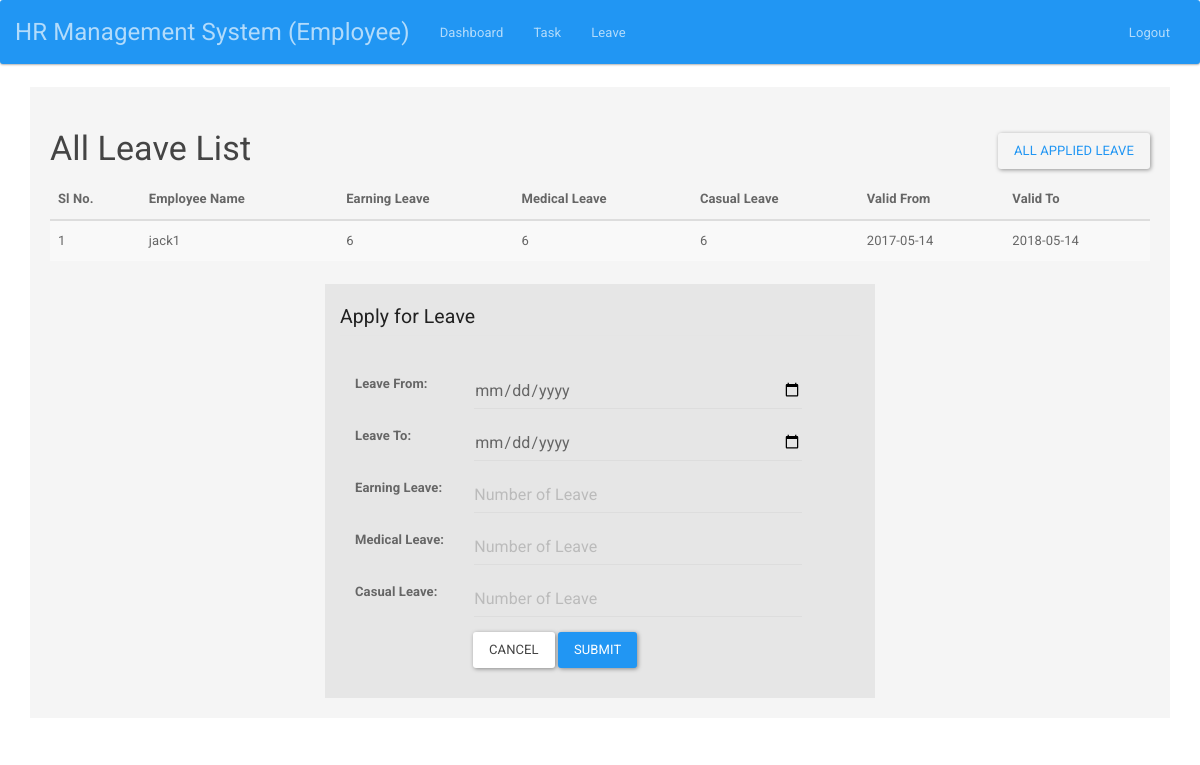
Page /employee/leave.php (signed in) on the committed database.
### tables this page shows
CREATE TABLE `assign_leave` (
  `l_id` int(255) NOT NULL,
  `v_from` varchar(1000) NOT NULL,
  `v_to` varchar(1000) NOT NULL,
  `e_leave` varchar(1000) NOT NULL,
  `m_leave` varchar(1000) NOT NULL,
  `c_leave` varchar(1000) NOT NULL,
  `assign_to` int(255) NOT NULL,
  `assign_by` varchar(1000) NOT NULL,
  `modified_date` timestamp NOT NULL DEFAULT CURRENT_TIMESTAMP ON UPDATE CURRENT_TIMESTAMP
);

CREATE TABLE `user_tbl` (
  `id` int(255) NOT NULL,
  `name` varchar(255) NOT NULL,
  `email` varchar(255) NOT NULL,
  `password` varchar(255) NOT NULL,
  `department` varchar(255) NOT NULL,
  `role` varchar(255) NOT NULL,
  `created_on` timestamp NOT NULL DEFAULT CURRENT_TIMESTAMP ON UPDATE CURRENT_TIMESTAMP
);

### employee/leave.php (the view, shortened to what this page needs)
<?php
include "../auth/auth.php";
?>
<!DOCTYPE html>
<html>
<head>
	<link rel="stylesheet" type="text/css" href="../lib/bootstrap.min.css">
</head>
<body>
<?php include "header.php";?>
<div class="container">
<div class="col-lg-12 col-xs-push-0 well">
<h3>All Leave List <ul class="nav navbar-nav navbar-right"><a href="appliedleave.php" class="btn btn-outline-secondary" style="margin-right: 15px;">All applied Leave</a></ul></h3>
<table class="table table-striped table-hover ">
  <thead>
    <tr>
      <th>Sl No.</th>
      <th>Employee Name</th>
      <th>Earning Leave</th>
      <th>Medical Leave</th>
      <th>Casual Leave</th>
      <th>Valid From</th>
      <th>Valid To</th>
    </tr>
  </thead>
  <tbody>
  <?php
  $i=1;
  $id = $_SESSION['id'];
  $query ="SELECT * FROM `assign_leave` t1 join `user_tbl` t2 on t1.assign_to=t2.id WHERE t2.id='$id'";
  $res=mysqli_query($con, $query);
  $count=mysqli_num_rows($res);
  if($count>0){
  while($row=mysqli_fetch_array($res))
  {
    ?>
    <tr>
      <td><?php echo $i; ?></td>
      <td><?php echo $row['name']; ?></td>
      <td class="eleave"><?php echo $row['e_leave'];?></td>
      <td class="mleave"><?php echo $row['m_leave'];?></td>
      <td class="cleave"><?php echo $row['c_leave'];?></td>
      <td class="v_from"><?php echo $row['v_from'];?></td>
      <td class="v_to"><?php echo $row['v_to'];?></td>
    </tr>
    <?php $i++;}}else{
      echo "No Data Found!!!";
    } ?>
  </tbody>
</table>
<div class="col-lg-6 col-xs-push-3" style="background-color: #e6e6e6; padding: 15px;">
<form class="form-horizontal" method="post" action="applyleave.php" onsubmit="return formvalidation();">
    <fieldset>
    <legend>Apply for Leave</legend>
    <div class="col-lg-11">
      <div class="form-group">
      <label for="inputEmail" class="col-lg-3"><b>Leave From:</b></label>
      <div class="col-lg-9">
        <input type="date" class="form-control" id="inputVfrm" name="l_from" placeholder="dd/mm/yyyy" onblur="checkDate(this.value)">
      </div>
      </div>
     <div class="form-group">
      <label for="inputEmail" class="col-lg-3"><b>Leave To:</b></label>
      <div class="col-lg-9">
        <input type="date" class="form-control" id="inputVto" name="l_to" placeholder="dd/mm/yyyy" onblur="checkDate(this.value)">
      </div>
    </div>
    <div class="form-group">
      <label for="inputEmail" class="col-lg-3"><b>Earning Leave:</b></label>
      <div class="col-lg-9">
        <input type="text" class="form-control" id="inputElv" name="eleave" placeholder="Number of Leave" onblur="checkeleavequan(this.value)">
      </div>
    </div>
    <div class="form-group">
      <label for="inputEmail" class="col-lg-3"><b>Medical Leave:</b></label>
      <div class="col-lg-9">
        <input type="text" class="form-control" id="inputMlv" name="mleave" placeholder="Number of Leave" onblur="checkmleavequan(this.value)">
      </div>
    </div>
    <div class="form-group">
      <label for="inputEmail" class="col-lg-3"><b>Casual Leave:</b></label>
      <div class="col-lg-9">
        <input type="text" class="form-control" id="inputClv" name="cleave" placeholder="Number of Leave" onblur="checkcleavequan(this.value)">
      </div>
    </div>
    </div>
    <div class="form-group" style="margin-left: 118px;">
      <div class="col-lg-12">
        <button type="reset" class="btn btn-default">Cancel</button>
        <button type="submit" name="inputsubmit" class="btn btn-primary">Submit</button>
      </div>
    </div>
  </fieldset>
  </form>
</div>
</div>
</div>
</body>
</html>

### rows in the picture
assign_leave: user_tbl.name "jack1", e_leave "6", m_leave "6", c_leave "6", v_from "2017-05-14", v_to "2018-05-14"
